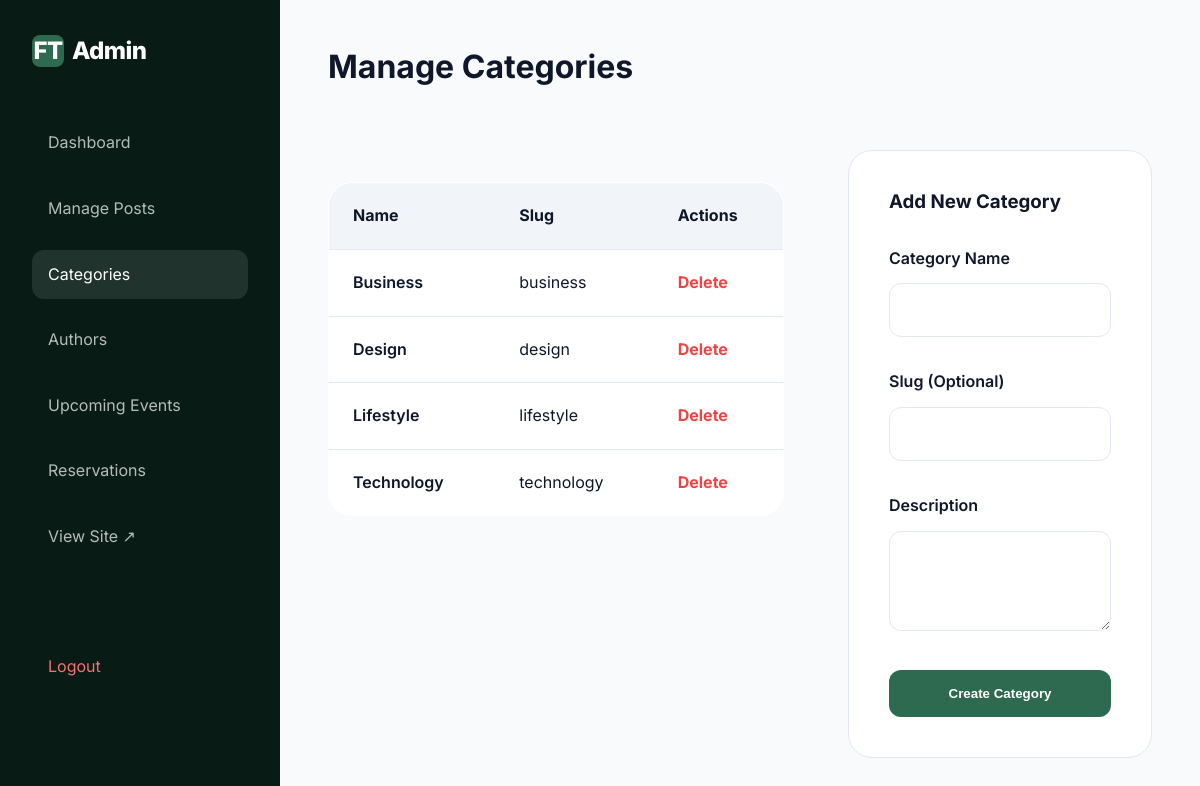
The app's page /admin/categories.php (signed in) with its own data.
### tables this page shows
CREATE TABLE IF NOT EXISTS categories (
    id INT AUTO_INCREMENT PRIMARY KEY,
    name VARCHAR(255) NOT NULL,
    slug VARCHAR(255) NOT NULL UNIQUE,
    description TEXT,
    image VARCHAR(255),
    created_at TIMESTAMP DEFAULT CURRENT_TIMESTAMP
);

### functions.php (called while the page is built, shortened)
<?php
require_once 'config.php';
function get_categories($limit = null) {
    global $pdo;
    $sql = "SELECT * FROM categories ORDER BY name ASC";
    $stmt = $pdo->query($sql);
    return $stmt->fetchAll();
}
function e($text) {
    return htmlspecialchars($text, ENT_QUOTES, 'UTF-8');
}

### admin/categories.php (the view, shortened to what this page needs)
<?php
require_once '../functions.php';
$categories = get_categories();
?>
<!DOCTYPE html>
<html lang="en">
<head>
    <link rel="stylesheet" href="../assets/css/style.css">
</head>
<body>
    <aside class="admin-sidebar">
        <div class="logo">
            <div class="logo-icon">FT</div>
            <span>Admin</span>
        </div>
        <ul class="sidebar-nav">
            <li><a href="index.php">Dashboard</a></li>
            <li><a href="posts.php">Manage Posts</a></li>
            <li><a href="categories.php" class="active">Categories</a></li>
            <li><a href="authors.php">Authors</a></li>
            <li><a href="events.php">Upcoming Events</a></li>
            <li><a href="reservations.php">Reservations</a></li>
            <li><a href="../index.php" target="_blank">View Site ↗</a></li>
            <li style="margin-top: 5rem;"><a href="logout.php" style="color: #f87171;">Logout</a></li>
        </ul>
    </aside>
    <main class="admin-main">
        <div style="display: flex; justify-content: space-between; align-items: center; margin-bottom: 3rem;">
            <h1>Manage Categories</h1>
        </div>
        <div class="grid" style="grid-template-columns: 1.5fr 1fr; gap: 4rem;">
            <div>
                <table class="admin-table">
                    <thead>
                        <tr>
                            <th>Name</th>
                            <th>Slug</th>
                            <th>Actions</th>
                        </tr>
                    </thead>
                    <tbody>
                        <?php foreach ($categories as $cat): ?>
                        <tr>
                            <td style="font-weight: 600;"><?php echo e($cat['name']); ?></td>
                            <td><?php echo e($cat['slug']); ?></td>
                            <td>
                                <a href="categories.php?delete=<?php echo $cat['id']; ?>" style="color: #ef4444; font-weight: 700; text-decoration: none;" onclick="return confirm('Are you sure?')">Delete</a>
                            </td>
                        </tr>
                        <?php endforeach; ?>
                    </tbody>
                </table>
            </div>
            <div style="background: white; padding: 2.5rem; border-radius: 1.5rem; border: 1px solid var(--border);">
                <h3>Add New Category</h3>
                <form action="categories.php" method="POST" style="margin-top: 2rem;">
                    <div class="form-group">
                        <label for="name">Category Name</label>
                        <input type="text" id="name" name="name" class="form-control" required>
                    </div>
                    <div class="form-group">
                        <label for="slug">Slug (Optional)</label>
                        <input type="text" id="slug" name="slug" class="form-control">
                    </div>
                    <div class="form-group">
                        <label for="description">Description</label>
                        <textarea id="description" name="description" class="form-control" style="min-height: 100px;"></textarea>
                    </div>
                    <button type="submit" name="add_category" class="btn-primary" style="width: 100%;">Create Category</button>
                </form>
            </div>
        </div>
    </main>
</body>
</html>

### assets/css/style.css (style rules this page uses)
:root { --primary-900: #081c15; --primary-800: #1b4332; --primary-700: #2d6a4f; --primary-600: #40916c; --primary-500: #52b788; --primary-400: #74c69d; --primary-300: #95d5b2; --primary-200: #b7e4c7; --primary-100: #d8f3dc; --bg-light: #f8fafc; --bg-white: #ffffff; --text-dark: #0f172a; --text-muted: #64748b; --border: #e2e8f0; --shadow-sm: 0 1px 2px 0 rgb(0 0 0 / 0.05); --shadow-md: 0 4px 6px -1px rgb(0 0 0 / 0.1), 0 2px 4px -2px rgb(0 0 0 / 0.1); --shadow-lg: 0 10px 15px -3px rgb(0 0 0 / 0.1), 0 4px 6px -4px rgb(0 0 0 / 0.1); --glass: rgba(255, 255, 255, 0.8); --transition: all 0.3s cubic-bezier(0.4, 0, 0.2, 1); }
* { margin: 0; padding: 0; box-sizing: border-box; }
body { font-family: 'Inter', sans-serif; background-color: var(--bg-light); color: var(--text-dark); line-height: 1.6; overflow-x: hidden; }
a { text-decoration: none; color: inherit; transition: var(--transition); }
ul { list-style: none; }
h1, h2, h3, h4, h5, h6 { font-weight: 700; line-height: 1.2; margin-bottom: 1rem; }
.logo { font-size: 1.5rem; font-weight: 800; letter-spacing: -0.025em; display: flex; align-items: center; gap: 0.5rem; }
.logo-icon { width: 32px; height: 32px; background: var(--primary-700); border-radius: 8px; display: flex; align-items: center; justify-content: center; color: white; }
.grid { display: grid; grid-template-columns: repeat(auto-fill, minmax(350px, 1fr)); gap: 2.5rem; }
.form-group { margin-bottom: 2rem; }
.form-group label { display: block; font-weight: 600; margin-bottom: 0.75rem; color: var(--text-dark); }
.form-control { width: 100%; padding: 1rem 1.5rem; border: 1px solid var(--border); border-radius: 0.75rem; background: var(--bg-white); font-family: inherit; font-size: 1rem; transition: var(--transition); }
textarea.form-control { min-height: 150px; resize: vertical; }
.btn-primary { background: var(--primary-700); color: white; padding: 1rem 2.5rem; border: none; border-radius: 0.75rem; font-weight: 700; cursor: pointer; transition: var(--transition); display: inline-block; }

### admin/categories.php (style rules this page uses)
:root { --sidebar-width: 280px; }
body { display: flex; background: #f8fafc; }
.admin-sidebar { width: var(--sidebar-width); height: 100vh; background: var(--primary-900); color: white; position: fixed; padding: 2rem; }
.admin-main { margin-left: var(--sidebar-width); flex: 1; padding: 3rem; }
.sidebar-nav { margin-top: 3rem; list-style: none; }
.sidebar-nav li { margin-bottom: 1rem; }
.sidebar-nav a { color: rgba(255,255,255,0.7); text-decoration: none; display: block; padding: 0.75rem 1rem; border-radius: 0.75rem; }
.sidebar-nav a:hover, .sidebar-nav a.active { background: rgba(255,255,255,0.1); color: white; }
.admin-table { width: 100%; background: white; border-radius: 1.5rem; border: 1px solid var(--border); border-collapse: collapse; overflow: hidden; margin-top: 2rem; }
.admin-table th, .admin-table td { padding: 1.25rem 1.5rem; text-align: left; border-bottom: 1px solid var(--border); }
.admin-table th { background: #f1f5f9; }

### records on screen
categories: name "Business", slug "business"
categories: name "Design", slug "design"
categories: name "Lifestyle", slug "lifestyle"
categories: name "Technology", slug "technology"
